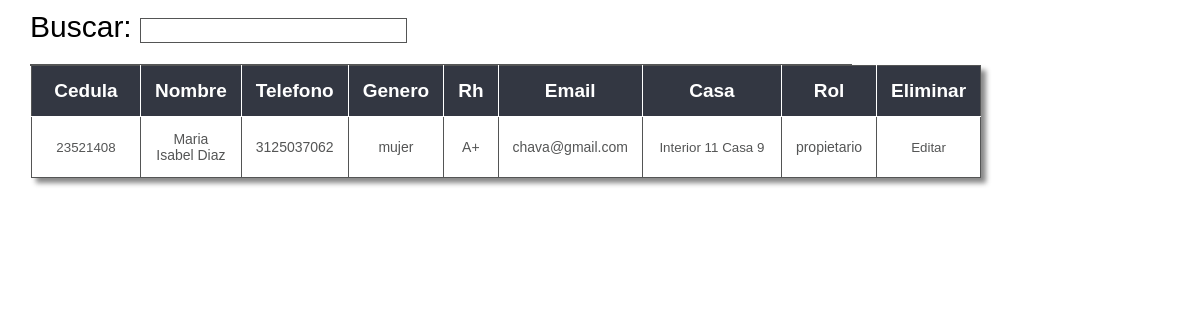
The app's page /consultas/consultar_propietarios.php with its own data.
### tables this page shows
CREATE TABLE `propietarios` (
  `cedula` int(11) NOT NULL,
  `nombre` varchar(45) NOT NULL,
  `telefono` varchar(15) NOT NULL,
  `genero` varchar(7) NOT NULL,
  `rh` varchar(5) NOT NULL,
  `email` varchar(45) NOT NULL,
  `contrasena` varchar(45) NOT NULL,
  `rol` varchar(15) NOT NULL,
  `foto` varchar(200) NOT NULL
);

CREATE TABLE `casas` (
  `id` varchar(5) NOT NULL,
  `nombre` varchar(20) NOT NULL
);

### consultas/consultar_propietarios.php (the view, shortened to what this page needs)
<?php
  require ("../global/conexion.php")
 ?>
 <!DOCTYPE html>
 <html lang="en">
 <head>
  <link rel="stylesheet" href="../css/css_estilos_tablas.css">
 </head>
 <body>
<div class="buscar"> Buscar: <input id="searchTerm" type="text" onkeyup="doSearch()" autocomplete="off" /></div>
  <div class="Tabla">
 <table class="Tabla" id="buscar">
    <tr>
      <td>Cedula</td>
      <td>Nombre</td>
      <td>Telefono</td>
      <td>Genero</td>
      <td>Rh</td>
      <td>Email</td>
      <td>Casa</td>
      <td>Rol</td>
      <td>Eliminar</td>
    </tr>
    <tr>
    </div>
    <?php
   $consulta = $conexion -> query("SELECT propietarios.* , casas.* FROM propietarios, casas, r_casa_propietarios WHERE propietarios.cedula = r_casa_propietarios.id_propietarios AND casas.id = r_casa_propietarios.id_casa ");
    while ($res = mysqli_fetch_row($consulta)) {
        echo "
      <form action='../consultas/actualizar_registro_personas.php' method='POST'>
      <td><input type='text' id='cedula' readonly value='$res[0]' name='cedula'></td>
      <td>$res[1]</td>
      <td>$res[2]</td>
      <td>$res[3]</td>
      <td>$res[4]</td>
      <td>$res[5]</td>
      <td><input type='text' id='casa' readonly value='$res[10]' name='casa'></td>
      <td>$res[7]</td>
      <td><input type='submit' id='boton_editar' class='boton_editar' value='Editar'></td>
    </tr>
    </form>
    ";
      }
     ?>
 </body>
 </html>

### css/css_estilos_tablas.css (style rules this page uses)
* { padding: 0px; margin: 0px; outline: none; }
.Tabla { margin: 10px; padding: 0px; width: 820px; box-shadow: 5px 5px 5px #888888; border: 1px solid #545555; margin-left: 2.5%; margin-top: 10px; position: absolute; }
.Tabla table { border-collapse: collapse; border-spacing: 0; width:100%; height:100%; margin:0px;padding:0px; }
.Tabla tr:nth-child(odd) { background-color:#cccccc; }
.Tabla tr:nth-child(even) { background-color:#ffffff; }
.Tabla td { vertical-align:middle; border:1px solid #545555; border-width:0px 1px 1px 0px; text-align:center; padding:14px; font-size:14px; font-family:Arial; font-weight:normal; color:#545555; }
.Tabla tr:last-child td { border-width:0px 1px 0px 0px; }
.Tabla tr td:last-child { border-width:0px 0px 1px 0px; }
.Tabla tr:last-child td:last-child { border-width:0px 0px 0px 0px; }
.Tabla tr:first-child td { background:-o-linear-gradient(bottom, :#333742 5%, :#333742 100%); background:-webkit-gradient( linear, left top, left bottom, color-stop(0.05, :#333742), color-stop(1, :#333742) ); background:-moz-linear-gradient( center top, :#333742 5%, :#333742 100% ); filter:progid:DXImageTransform.Microsoft.gradient(startColorstr=":#333742", endColorstr=":#333742"); background: -o-linear-gradient(top,:#333742,4caf50); background-color:#333742; border:0px solid #fff; text-align:center; border-width:0px 0px 1px 1px; font-size:19px; font-family:Arial; font-weight:bold; color:#ffffff; }
.Tabla tr:first-child td:first-child { border-width:0px 0px 1px 0px; }
.Tabla tr:first-child td:last-child { border-width:0px 0px 1px 1px; }
.boton_editar { background: transparent; color: #545555; border: none; cursor: pointer; }
.buscar { background: transparent; margin: 10px; padding: 0px; width: 500px; margin-left: 2.5%; margin-top: 10px; color::#545555; font-family: arial; font-size: 30px; }
.buscar input { font-size: 20px; color: #4CAF50; background: transparent; outline: 0px; border:1px solid #545555; }
#cedula, #casa { background: transparent; border: none; height: auto; text-align: center; color: #545555; }
#cedula { width: 80px; }
#casa { width: 110px; }

### records on screen
propietarios: cedula "23521408", nombre "Maria Isabel Diaz", telefono "3125037062", genero "mujer", rh "A+", email "chava@gmail.com", casa "Interior 11 Casa 9", rol "propietario"
